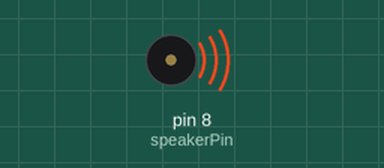
The sketch below on a simulated Arduino Uno, built with avr-gcc and run on an emulated ATmega328P. Shown: buzzer (waves = sounding).

Above: at 0.12 s.
At 2.88 s:
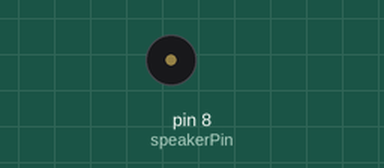
Timing chart, 0 to 3.2 s (numbered marks = the images above):
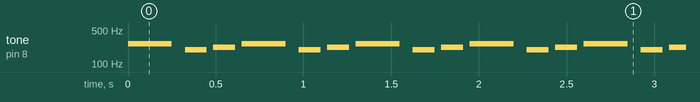

Measured:
- by itself, tone on pin 8 (speakerPin): repeats every 0.65 s: silent 0.08 s, 196 Hz 0.13 s, silent 0.04 s, 220 Hz 0.13 s, silent 0.04 s, 262 Hz 0.25 s

The sketch:

starter_piezo.ino.ino
```cpp
#define NOTE_C4 262
#define NOTE_G3 196
#define NOTE_A3 220

int speakerPin = 8;
// notes for melody
int melody[] = {
  NOTE_C4, NOTE_G3, NOTE_A3
};

int noteDurations[] {
  4,8,8
};

void setup() {
  // put your setup code here, to run once:
  pinMode(speakerPin, OUTPUT);
}

void loop() {
  // put your main code here, to run repeatedly:
  for (int thisNote = 0; thisNote < 3; thisNote++) {
    // Calculate note duration, take one second and divide it by the note type
    int noteDuration = 1000 / noteDurations[thisNote];
    tone(speakerPin, melody[thisNote], noteDuration);

    // pause between your notes, notes duration + 30% works
    int pauseBetweenNotes = noteDuration * 1.30;
    delay(pauseBetweenNotes);
    noTone(speakerPin);
  }
}
```
